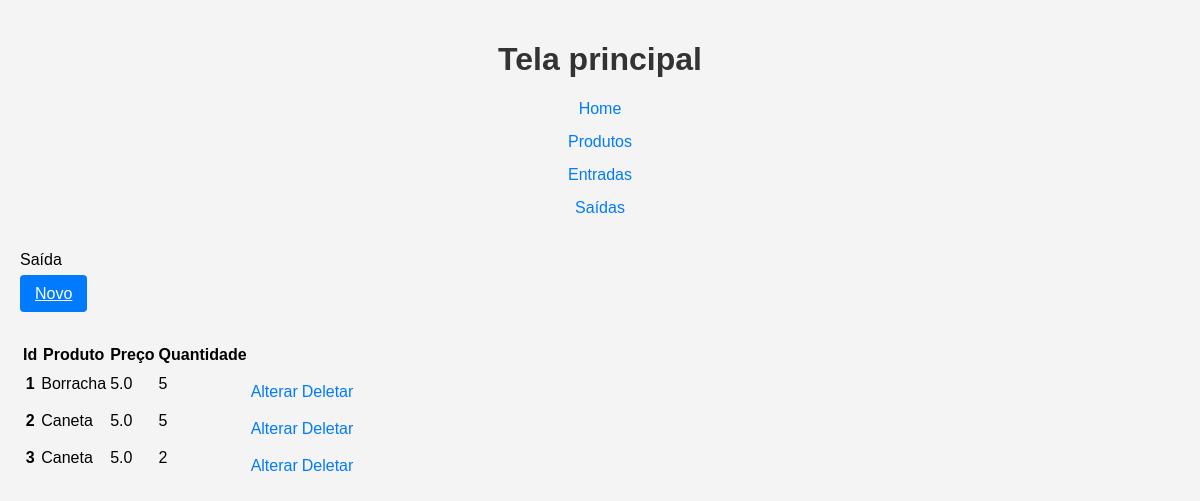
Page /saida/list_saida/ on the earlier database version.
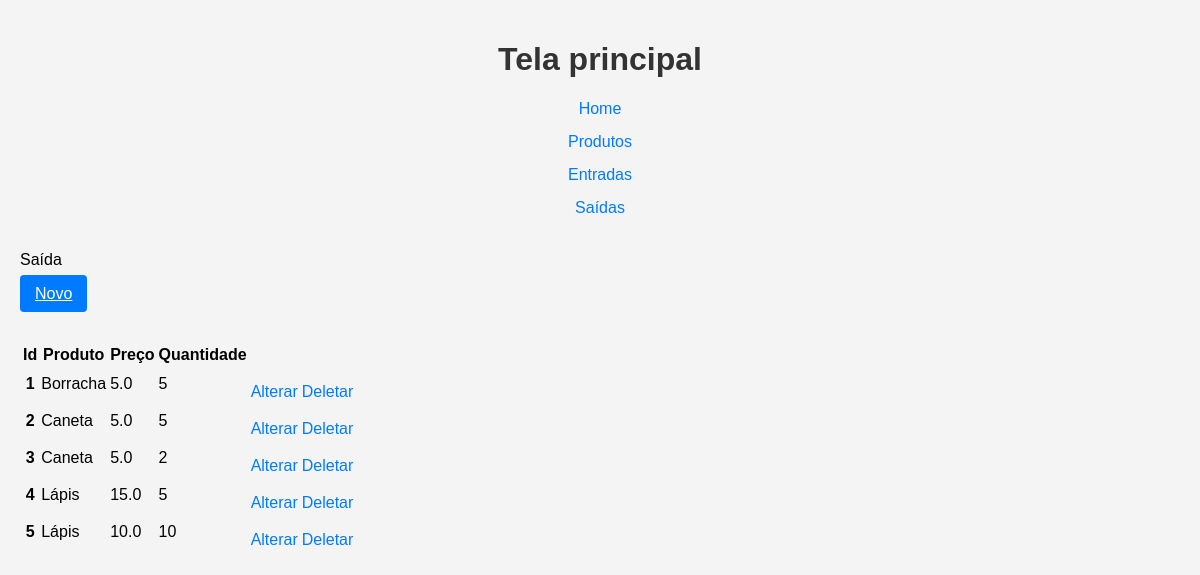
Same page on the later database version.
### saida/models.py (models this page shows, shortened)
class Saidas(models.Model):
    produto = models.ForeignKey(
        Produtos,
        on_delete=models.CASCADE
    )
    preco = models.FloatField()
    quantidade = models.IntegerField()
    criado = models.DateTimeField(
        auto_now_add=True
    )
    modificado = models.DateTimeField(
        auto_now=True
    )

### produto/models.py (models this page shows, shortened)
class Produtos(models.Model):
    produto = models.CharField('Produto', max_length=200)
    cor = models.ForeignKey(Cores, on_delete=models.PROTECT, verbose_name='Cor')
    descricao = models.TextField('Descrição', blank=True)
    preco = models.FloatField('Preço', default=0)
    quantidade = models.IntegerField('Quantidade', default=0)
    criado = models.DateTimeField('Criado em', auto_now_add=True)
    modificado = models.DateTimeField('Modificado em', auto_now=True)
    def __str__(self):
        return self.produto
    class Meta:
        verbose_name = 'Produto'
        verbose_name_plural = 'Produtos'
        ordering = ['-produto']

### saida/views.py (the view)
# urls.py: path('list_saida/', list_saida, name='list_saida'),
def list_saida(request):
    saidas = Saidas.objects.all()
    template_name = 'list_saida.html'
    context = {
        'saidas': saidas,
    }
    return render(request, template_name, context)

### saida/templates/list_saida.html
{% extends 'base.html' %}
{% block content %}
<p>Saída</p>
<a class="btn" href="{% url 'saida:new_saida' %}">
    Novo
</a>
<table class="table">
    <thead>
        <tr>
            <th>Id</th>
            <th>Produto</th>
            <th>Preço</th>
            <th>Quantidade</th>
            <th></th>
        </tr>
    </thead>
    <tbody>
        {% for saida in saidas %}
        <tr>
            <th>{{ saida.id }}</th>
            <td>{{ saida.produto }}</td>
            <td>{{ saida.preco }}</td>
            <td>{{ saida.quantidade }}</td>
            <td>
                <a class="link"
                   href="{% url 'saida:update_saida' saida.id %}">
                    Alterar
                </a>
            </td>
            <td>
                <a class="link"
                   href="{% url 'saida:delete_saida' saida.id %}">
                    Deletar
                </a>
            </td>
        </tr>
        {% endfor %}
    </tbody>
</table>
{% endblock %}

### core/templates/base.html (shortened to what this page needs)
{% load static %}
<!DOCTYPE html>
<html lang="en">
<head>
    <link rel="stylesheet" href="{% static 'css/style.css' %}">
</head>
<body>
    <h1>Tela principal</h1>
    <a class="link" href="{% url 'index' %}">Home</a>
    <a class="link" href="{% url 'produto:list_produto' %}">Produtos</a>
    <a class="link" href="{% url 'entrada:list_entrada' %}">Entradas</a>
    <a class="link" href="{% url 'saida:list_saida' %}">Saídas</a>
    <br>
    {% block content %}{% endblock %}
</body>
</html>

### static/css/style.css (style rules this page uses)
h1 { color: brown; }
body { font-family: Arial, sans-serif; background-color: #f4f4f4; margin: 0; padding: 20px; }
h1 { text-align: center; color: #333; }
.btn { background-color: #007bff; color: white; padding: 10px 15px; border: none; border-radius: 4px; cursor: pointer; width: 100%; margin-bottom: 20px; }
.link { display: block; text-align: center; margin-top: 15px; color: #007bff; text-decoration: none; }
table { margin-top: 40px; }

Differences in the rows shown:
added Saidas: id "4", produto "Lápis", preco "15.0", quantidade "5"
added Saidas: id "5", produto "Lápis", preco "10.0", quantidade "10"
